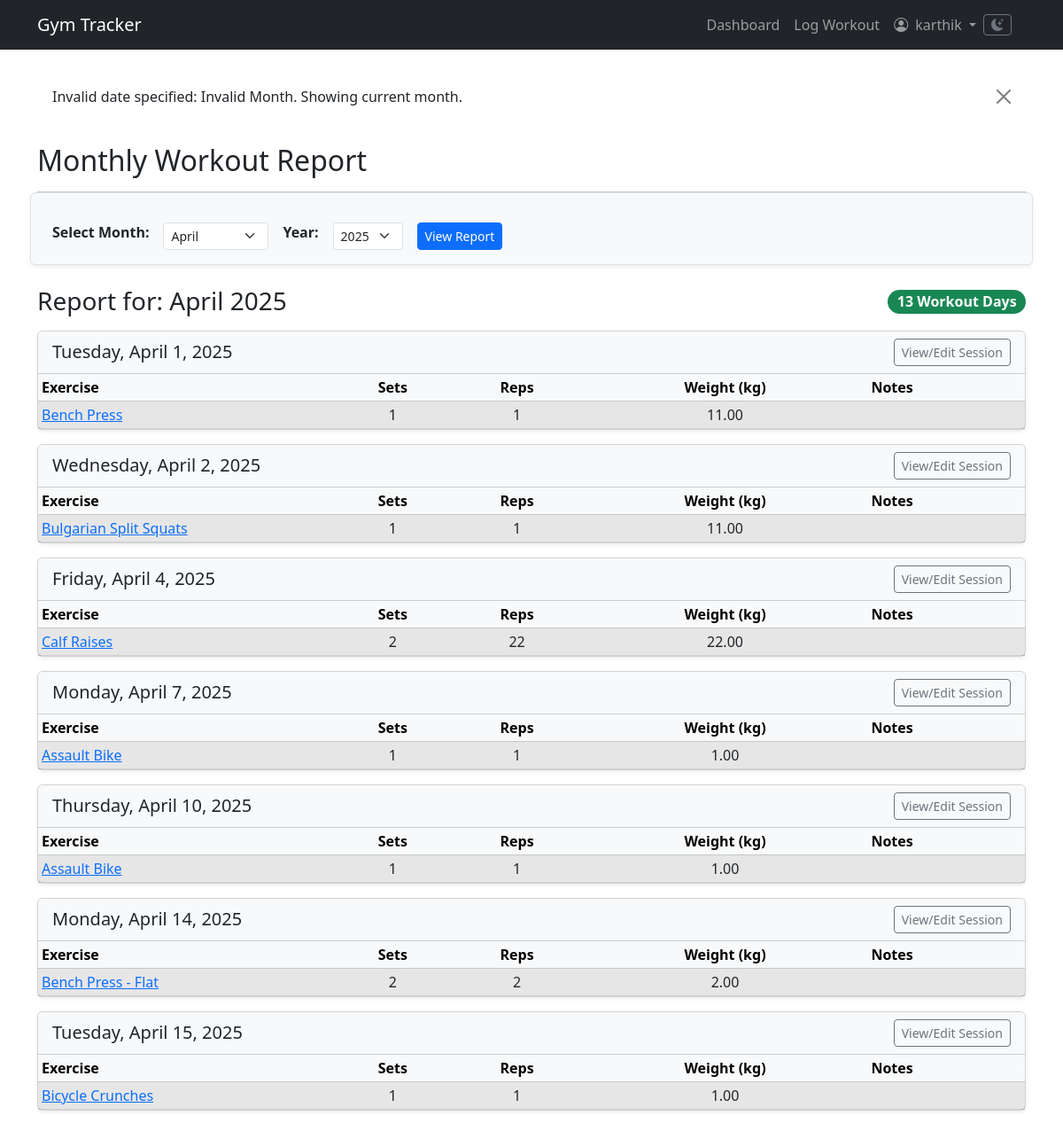
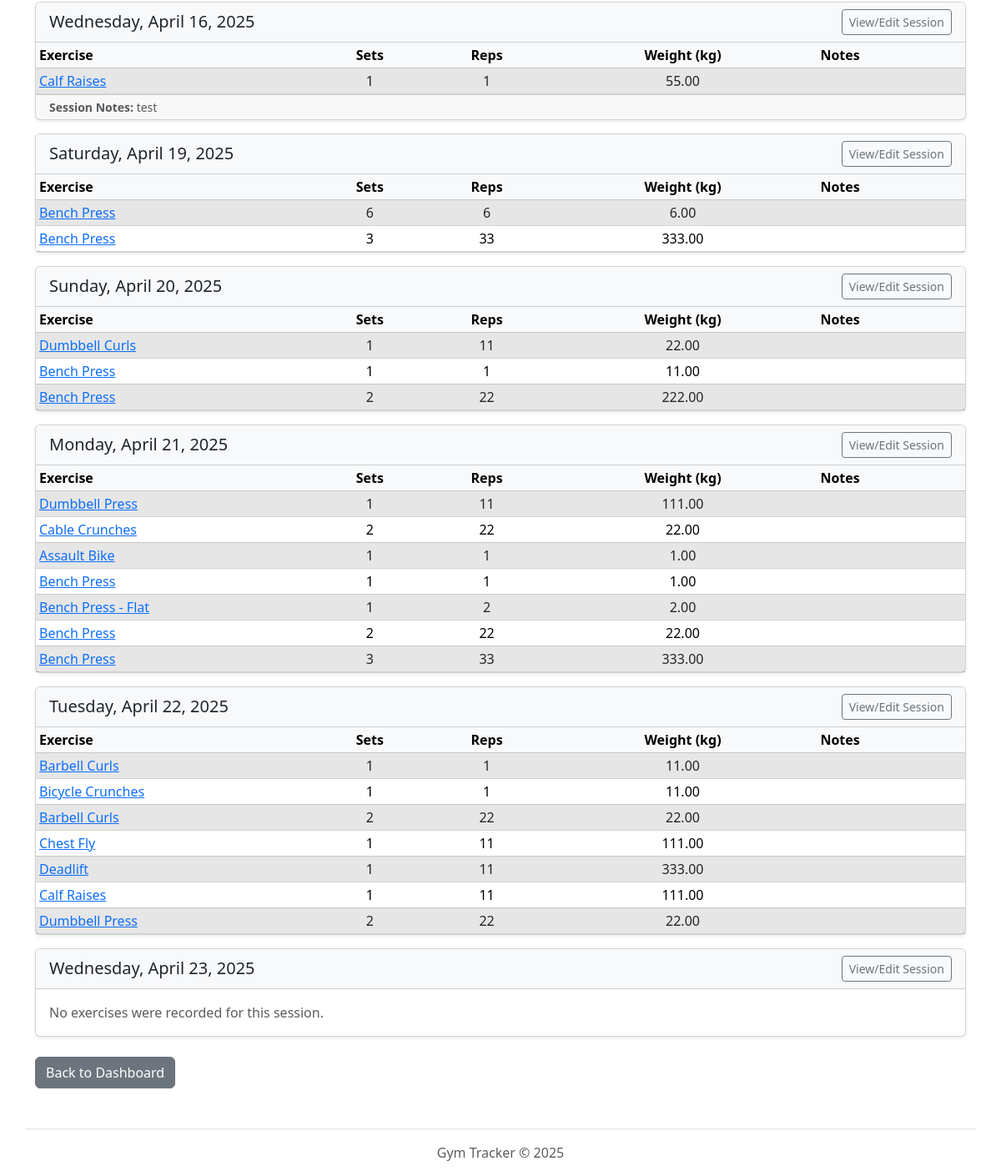
/workouts/report/monthly/24/24/ (signed in), run on the app's committed database (2 pictures, top to bottom).
### workouts/models.py (models this page shows, shortened)
class WorkoutSession(models.Model):
    user = models.ForeignKey(User, on_delete=models.CASCADE)
    date = models.DateField(default=timezone.now)
    created_at = models.DateTimeField(auto_now_add=True)
    notes = models.TextField(blank=True, null=True)
    class Meta:
        unique_together = ('user', 'date')
        ordering = ['-date']

class WorkoutLog(models.Model):
    session = models.ForeignKey(WorkoutSession, related_name='logs', on_delete=models.CASCADE)
    exercise = models.ForeignKey(Exercise, on_delete=models.PROTECT)  # Protect exercise from deletion if used
    sets = models.PositiveIntegerField(blank=True, null=True)
    reps = models.PositiveIntegerField(blank=True, null=True)
    weight = models.DecimalField(max_digits=6, decimal_places=2, blank=True, null=True)
    duration = models.DurationField(blank=True, null=True)  # e.g., for cardio
    notes = models.TextField(blank=True, null=True)

class Exercise(models.Model):
    name = models.CharField(max_length=100, unique=True)
    description = models.TextField(blank=True, null=True)

### workouts/views.py (the view)
# urls.py: path('report/monthly/', views.monthly_report_view, name='monthly_report'),
@login_required
def monthly_report_view(request, year=None, month=None):
    if year is None or month is None:
        year_str = request.GET.get('year')
        month_str = request.GET.get('month')
        if year_str and month_str:
            try:
                year = int(year_str)
                month = int(month_str)
                if not (1 <= month <= 12): raise ValueError("Invalid Month")
                current_yr = timezone.now().year
                if not (current_yr - 10 <= year <= current_yr + 1): raise ValueError("Invalid Year")
                return redirect('workouts:monthly_report_specific', year=year, month=month)
            except ValueError:
                messages.error(request, "Invalid date selection. Showing current month.")
                today = timezone.now().date()
                year = today.year
                month = today.month
        else:
            today = timezone.now().date()
            year = today.year
            month = today.month
    else:
        try:
            if not (1 <= month <= 12): raise ValueError("Invalid Month")
            current_year = timezone.now().year
            if not (current_year - 10 <= year <= current_year + 1): raise ValueError("Invalid Year")
            datetime.date(year, month, 1)
        except ValueError as e:
             messages.error(request, f"Invalid date specified: {e}. Showing current month.")
             today = timezone.now().date()
             year = today.year
             month = today.month
    try:
        target_date = datetime.date(year, month, 1)
        start_date = target_date # Start date is the first of the month
        if month == 12: end_date = datetime.date(year + 1, 1, 1)
        else: end_date = datetime.date(year, month + 1, 1)
    except ValueError: # Should not happen if validation above is correct, but safety check
        messages.error(request, "Failed to construct date range. Showing current month.")
        today = timezone.now().date()
        year = today.year
        month = today.month
        target_date = datetime.date(year, month, 1)
        start_date = target_date
        if month == 12: end_date = datetime.date(year + 1, 1, 1)
        else: end_date = datetime.date(year, month + 1, 1)
    try:
        sessions_in_month = WorkoutSession.objects.filter(
            user=request.user,
            date__gte=start_date,
            date__lt=end_date
        ).prefetch_related(
            'logs', 'logs__exercise'
        ).order_by('date')
    except Exception as e:
         messages.error(request, f"Error fetching report data: {e}")
         sessions_in_month = WorkoutSession.objects.none()
    total_workout_days = sessions_in_month.count()
    current_year = timezone.now().year
    available_years = range(current_year, current_year - 6, -1)
    available_months = [(m, datetime.date(year, m, 1).strftime('%B')) for m in range(1, 13)]
    context = {
        'report_year': year,
        'report_month': month,
        'report_month_name': target_date.strftime('%B'),
        'total_workout_days': total_workout_days,
        'sessions': sessions_in_month,
        'available_years': available_years,
        'available_months': available_months,
    }
    return render(request, 'workouts/monthly_report.html', context)

### workouts/templates/workouts/monthly_report.html (shortened to what this page needs)
{% extends 'workouts/base.html' %}
{% load static %}
{% block content %}
<div class="container mt-4">
    <h2>Monthly Workout Report</h2>
    <hr>
    <form method="GET" action="{% url 'workouts:monthly_report' %}" class="row g-3 align-items-center mb-4 p-3 border rounded bg-light shadow-sm">
        <div class="col-auto">
            <label for="monthSelect" class="form-label fw-bold">Select Month:</label>
        </div>
        <div class="col-auto">
            <select name="month" id="monthSelect" class="form-select form-select-sm">
                {% for month_num, month_name in available_months %}
                    <option value="{{ month_num }}" {% if month_num == report_month %}selected{% endif %}>{{ month_name }}</option>
                {% endfor %}
            </select>
        </div>
        <div class="col-auto">
             <label for="yearSelect" class="form-label fw-bold">Year:</label>
        </div>
         <div class="col-auto">
             <select name="year" id="yearSelect" class="form-select form-select-sm">
                 {% for yr in available_years %}
                    <option value="{{ yr }}" {% if yr == report_year %}selected{% endif %}>{{ yr }}</option>
                 {% endfor %}
             </select>
        </div>
        <div class="col-auto">
            <button type="submit" class="btn btn-primary btn-sm">View Report</button>
        </div>
    </form>
    <div class="d-flex justify-content-between align-items-center mb-3">
        <h3 class="mb-0">Report for: {{ report_month_name }} {{ report_year }}</h3>
        {% if total_workout_days > 0 %}
             <span class="badge bg-success rounded-pill fs-6">
                 {{ total_workout_days }} Workout Day{{ total_workout_days|pluralize }}
             </span>
        {% endif %}
    </div>
    {% if sessions %}
        {% for session in sessions %}
            <div class="card mb-3 shadow-sm">
                <div class="card-header bg-light d-flex justify-content-between align-items-center py-2">
                     <h5 class="mb-0">{{ session.date|date:"l, F j, Y" }}</h5>
                     <a href="{% url 'workouts:workout_detail' session_id=session.id %}" class="btn btn-outline-secondary btn-sm py-1" title="View or Edit this Session's Details">
                         View/Edit Session
                     </a>
                </div>
                <div class="card-body p-0">
                    {% with logs=session.logs.all %}
                        {% if logs %}
                            <div class="table-responsive">
                                <table class="table table-sm table-striped table-hover mb-0">
                                    <thead class="table-light">
                                        <tr>
                                            <th scope="col" style="width: 30%;">Exercise</th>
                                            <th scope="col" class="text-center">Sets</th>
                                            <th scope="col" class="text-center">Reps</th>
                                            <th scope="col" class="text-center">Weight (kg)</th>
                                            <th scope="col">Notes</th>
                                        </tr>
                                    </thead>
                                    <tbody>
                                        {% for log in logs %}
                                        <tr>
                                            <td>
                                                 <a href="{% url 'workouts:exercise_stats' exercise_id=log.exercise.id %}" title="View stats for {{ log.exercise.name }}">
                                                     {{ log.exercise.name }}
                                                 </a>
                                            </td>
                                            <td class="text-center">{{ log.sets|default:"-" }}</td>
                                            <td class="text-center">{{ log.reps|default:"-" }}</td>
                                            <td class="text-center">{{ log.weight|default:"-" }}</td>
                                            <td>{{ log.notes|default:""|linebreaksbr }}</td>
                                        </tr>
                                        {% endfor %}
                                    </tbody>
                                </table>
                            </div>
                        {% else %}
                            <p class="card-text p-3 text-muted mb-0">No exercises were recorded for this session.</p>
                        {% endif %}
                    {% endwith %}
                </div>
                {% if session.notes %}
                <div class="card-footer text-muted small py-1">
                    <strong>Session Notes:</strong> {{ session.notes|linebreaksbr }}
                </div>
                {% endif %}
            </div>
        {% endfor %}
    {% else %}
        <div class="alert alert-info mt-4" role="alert">
            You didn't log any workouts in {{ report_month_name }} {{ report_year }}.
        </div>
    {% endif %}
    <div class="mt-4 mb-5">
        <a href="{% url 'workouts:dashboard' %}" class="btn btn-secondary">Back to Dashboard</a>
    </div>
</div>
{% endblock %}

### workouts/templates/workouts/base.html (shortened to what this page needs)
{% load static %}
<html lang="en">
<head>
    <link href="https://cdn.jsdelivr.net/npm/bootstrap@5.3.2/dist/css/bootstrap.min.css" rel="stylesheet"
>
    <link rel="stylesheet" href="https://cdn.jsdelivr.net/npm/bootstrap-icons@1.11.3/font/bootstrap-icons.min.css">
    <link href="https://cdn.jsdelivr.net/npm/tom-select@2.3.1/dist/css/tom-select.bootstrap5.css" rel="stylesheet">
</head>
<body>
<nav class="navbar navbar-expand-lg navbar-dark bg-dark mb-4">
    <div class="container">
        <a class="navbar-brand" href="{% url 'home' %}">Gym Tracker</a>
        <div class="collapse navbar-collapse" id="navbarNav">
            <ul class="navbar-nav ms-auto mb-2 mb-lg-0">
                {% if user.is_authenticated %}
                <li class="nav-item">
                    <a class="nav-link {% if request.resolver_match.view_name == 'workouts:dashboard' %}active{% endif %}"
                       href="{% url 'workouts:dashboard' %}">Dashboard</a>
                </li>
                <li class="nav-item">
                    <a class="nav-link {% if request.resolver_match.view_name == 'workouts:log_workout_date' or request.resolver_match.view_name == 'workouts:log_workout_today' %}active{% endif %}"
                       href="{% url 'workouts:log_workout_today' %}">Log Workout</a>
                </li>
                <li class="nav-item dropdown">
                    <a class="nav-link dropdown-toggle" href="#" id="navbarUserDropdown" role="button"
                       data-bs-toggle="dropdown" aria-expanded="false">
                        <i class="bi bi-person-circle me-1"></i>
                        {{ user.username }}
                    </a>
                </li>
                {% endif %}
            </ul>
            <li class="nav-item d-flex align-items-center me-3">
                <button class="btn btn-outline-secondary btn-sm" id="darkModeToggle" title="Toggle dark mode">
                    <i class="bi bi-moon-stars-fill"></i>
                </button>
            </li>
        </div>
    </div>
</nav>
<main role="main">
    {% if messages %}
    <div class="container mt-3">
        {% for message in messages %}
        <div class="alert alert-{{ message.tags }} alert-dismissible fade show" role="alert">
            {{ message }}
            <button type="button" class="btn-close" data-bs-dismiss="alert" aria-label="Close"></button>
        </div>
        {% endfor %}
    </div>
    {% endif %}
    {% block content %}{% endblock %}
</main>
<footer class="container mt-5 py-3 border-top text-center text-muted">
    Gym Tracker © {% now "Y" %}
</footer>
</body>
</html>

### workouts/templates/workouts/base.html (style rules this page uses)
:root { --body-bg: #ffffff; --body-color: #212529; --card-bg: #ffffff; --card-border-color: rgba(0, 0, 0, 0.175); --link-color: #0d6efd; --link-hover-color: #0a58ca; --navbar-bg: #212529; --navbar-color: rgba(255, 255, 255, 0.55); --navbar-active-color: #ffffff; --navbar-hover-color: rgba(255, 255, 255, 0.75); --table-striped-bg: rgba(0, 0, 0, 0.05); --bs-body-bg-rgb: 255, 255, 255; --bs-body-color-rgb: 33, 37, 41; color-scheme: light; }
body { background-color: var(--body-bg); color: var(--body-color); transition: background-color 0.2s ease-in-out, color 0.2s ease-in-out; }
a { color: var(--link-color); }
.navbar { background-color: var(--navbar-bg) !important; }
.navbar-dark .navbar-nav .nav-link { color: var(--navbar-color); }
.navbar-dark .navbar-brand { color: var(--navbar-active-color); }
.card { background-color: var(--card-bg); border-color: var(--card-border-color); }
.table { color: var(--body-color); border-color: var(--card-border-color); }
.table-striped > tbody > tr:nth-of-type(odd) > * { background-color: var(--table-striped-bg); color: var(--body-color); }

### data on the page
WorkoutSession: date "Tuesday, April 1, 2025"
WorkoutLog: exercise.name "Bench Press", sets "1", reps "1", weight "11.00"
WorkoutSession: date "Wednesday, April 2, 2025"
WorkoutLog: exercise.name "Bulgarian Split Squats", sets "1", reps "1", weight "11.00"
WorkoutSession: date "Friday, April 4, 2025"
WorkoutLog: exercise.name "Calf Raises", sets "2", reps "22", weight "22.00"
WorkoutSession: date "Monday, April 7, 2025"
WorkoutLog: exercise.name "Assault Bike", sets "1", reps "1", weight "1.00"
WorkoutSession: date "Thursday, April 10, 2025"
WorkoutLog: exercise.name "Assault Bike", sets "1", reps "1", weight "1.00"
WorkoutSession: date "Monday, April 14, 2025"
WorkoutLog: exercise.name "Bench Press - Flat", sets "2", reps "2", weight "2.00"
WorkoutSession: date "Tuesday, April 15, 2025"
WorkoutLog: exercise.name "Bicycle Crunches", sets "1", reps "1", weight "1.00"
WorkoutSession: date "Wednesday, April 16, 2025", notes "test"
WorkoutLog: exercise.name "Calf Raises", sets "1", reps "1", weight "55.00"
WorkoutSession: date "Saturday, April 19, 2025"
WorkoutLog: exercise.name "Bench Press", sets "6", reps "6", weight "6.00"
WorkoutLog: exercise.name "Bench Press", sets "3", reps "33", weight "333.00"
WorkoutSession: date "Sunday, April 20, 2025"
WorkoutLog: exercise.name "Dumbbell Curls", sets "1", reps "11", weight "22.00"
WorkoutLog: exercise.name "Bench Press", sets "1", reps "1", weight "11.00"
WorkoutLog: exercise.name "Bench Press", sets "2", reps "22", weight "222.00"
WorkoutSession: date "Monday, April 21, 2025"
WorkoutLog: exercise.name "Dumbbell Press", sets "1", reps "11", weight "111.00"
WorkoutLog: exercise.name "Cable Crunches", sets "2", reps "22", weight "22.00"
WorkoutLog: exercise.name "Assault Bike", sets "1", reps "1", weight "1.00"
WorkoutLog: exercise.name "Bench Press", sets "1", reps "1", weight "1.00"
WorkoutLog: exercise.name "Bench Press - Flat", sets "1", reps "2", weight "2.00"
WorkoutLog: exercise.name "Bench Press", sets "2", reps "22", weight "22.00"
WorkoutLog: exercise.name "Bench Press", sets "3", reps "33", weight "333.00"
WorkoutSession: date "Tuesday, April 22, 2025"
WorkoutLog: exercise.name "Barbell Curls", sets "1", reps "1", weight "11.00"
WorkoutLog: exercise.name "Bicycle Crunches", sets "1", reps "1", weight "11.00"
WorkoutLog: exercise.name "Barbell Curls", sets "2", reps "22", weight "22.00"
WorkoutLog: exercise.name "Chest Fly", sets "1", reps "11", weight "111.00"
WorkoutLog: exercise.name "Deadlift", sets "1", reps "11", weight "333.00"
WorkoutLog: exercise.name "Calf Raises", sets "1", reps "11", weight "111.00"
WorkoutLog: exercise.name "Dumbbell Press", sets "2", reps "22", weight "22.00"
WorkoutSession: date "Wednesday, April 23, 2025", shows "No exercises were recorded for this session."

### other printed values
{{ user.username }} "karthik"
{{ message }} "Invalid date specified: Invalid Month. Showing current month."
{{ total_workout_days }} "13"
form field month "April"
form field year "2025"
